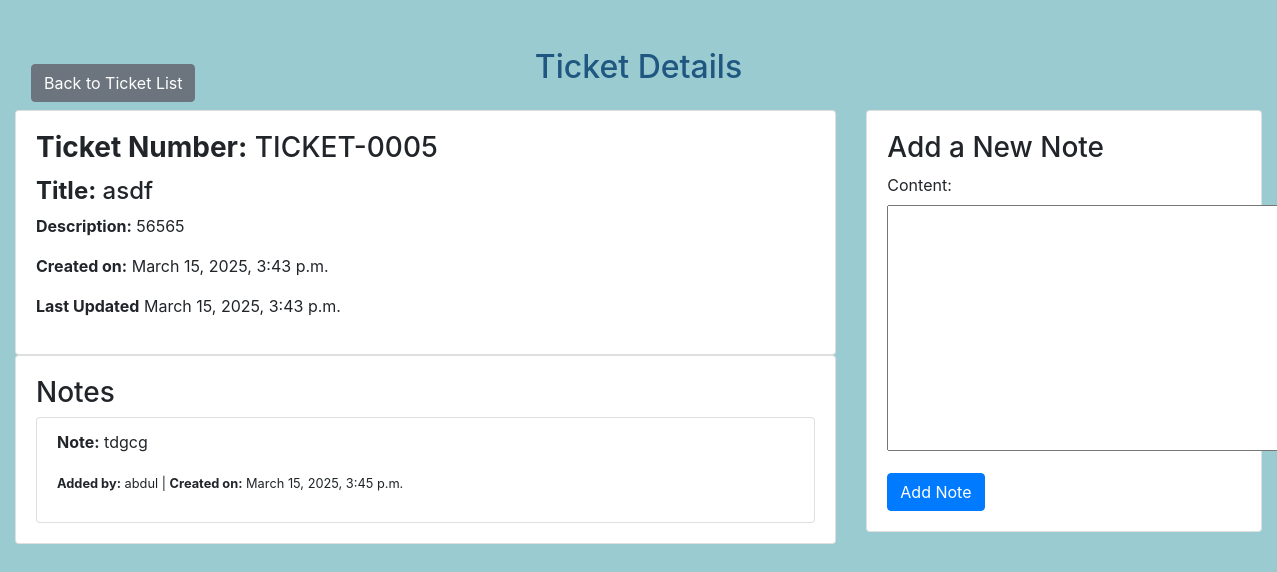
Screenshot of /tickets/12/ (signed in) with the database file from the repository.
### supportticketssystem/models.py (models this page shows, shortened)
class Ticket(models.Model):
    STATUS_CHOICES = [
        ('open', 'Open'),
        ('closed', 'Closed'),
    ]
    ticket_number = models.CharField(max_length=20, unique=True, blank=True)
    title = models.CharField(max_length=255)
    description = models.TextField()
    status = models.CharField(max_length=10, choices=STATUS_CHOICES, default='open')
    created_at = models.DateTimeField(auto_now_add=True)
    last_updated_at = models.DateTimeField(auto_now=True)
    user = models.ForeignKey(CustomUser, on_delete=models.CASCADE)

class Note(models.Model):
    ticket = models.ForeignKey(Ticket, on_delete=models.CASCADE, related_name="notes")
    user = models.ForeignKey(CustomUser, on_delete=models.CASCADE)
    content = models.TextField()
    created_at = models.DateTimeField(auto_now_add=True)

class CustomUser(AbstractUser):
    email = models.EmailField(unique=True)  # Ensure email is unique
    is_staff = models.BooleanField(default=False)

### supportticketssystem/views.py (the view, shortened to what this page needs)
# urls.py: path('tickets/<int:pk>/', TicketDetailView.as_view(), name='ticket-detail'),
@method_decorator([login_required, never_cache], name="dispatch")
class TicketDetailView(View):
    model = Ticket
    template_name = 'supportticketssystem/ticket_detail.html'
    def get(self, request, **kwargs):
        ticket = get_object_or_404(Ticket, pk=kwargs['pk'])
        notes = Note.objects.filter(ticket=ticket).order_by('-created_at')
        form = NoteForm()
        return render(request, self.template_name, {
            'ticket': ticket,
            'note_form': form,
            'notes': notes,  # Pass the notes to the template
        })

### supportticketssystem/forms.py
class NoteForm(forms.ModelForm):
    class Meta:
        model = Note
        fields = ['content']  # Ensure this matches your model definitio

### supportticketssystem/templates/supportticketssystem/ticket_detail.html (shortened to what this page needs)
<!DOCTYPE html>
<html lang="en">
<head>
    <link rel="stylesheet" href="https://stackpath.bootstrapcdn.com/bootstrap/4.5.2/css/bootstrap.min.css">
</head>
<body>
    <div class="container-fluid mt-5 position-relative">
        <div class="position-fixed top-0 right-0 m-3">
            <a href="{% url 'ticket-list' %}" class="btn btn-secondary">Back to Ticket List</a>
        </div>
        <h2 class="my-4 text-center heading-text">Ticket Details</h2>
        <div class="row">
            <div class="col-md-8 mb-4">
                <div class="card">
                    <div class="card-body">
                        <h3 class="card-title"><strong>Ticket Number:</strong> {{ ticket.ticket_number }}</h3>
                        <h4><strong>Title:</strong> {{ ticket.title }}</h4>
                        <p><strong>Description:</strong> {{ ticket.description }}</p>
                        <p><strong>Created on:</strong> {{ ticket.created_at }}</p>
                        <p><strong>Last Updated</strong> {{ticket.last_updated_at}}</p>
                    </div>
                </div>
                <div class="card mb-4">
                    <div class="card-body">
                        <h3>Notes</h3>
                        {% if notes %}
                        <ul class="list-group">
                            {% for note in notes %}
                            <li class="list-group-item">
                                <p><strong>Note:</strong> {{ note.content }}</p>
                                <p><small><strong>Added by:</strong> {{ note.user.username }} |
                                        <strong>Created on:</strong> {{ note.created_at }}</small></p>
                            </li>
                            {% endfor %}
                        </ul>
                        {% else %}
                        <p>No notes yet.</p>
                        {% endif %}
                    </div>
                </div>
            </div>
            <div class="col-md-4 mb-4">
                <div class="card">
                    <div class="card-body">
                        <h3>Add a New Note</h3>
                        <form method="post">
                            <div class="form-group">
                                {{ note_form.as_p }}
                            </div>
                            <button type="submit" class="btn btn-primary">Add Note</button>
                        </form>
                    </div>
                </div>
            </div>
        </div>
    </div>
</body>
</html>

### supportticketssystem/templates/supportticketssystem/ticket_detail.html (style rules this page uses)
body { background-color: #9ACBD0; background-size: cover; background-position: center; min-height: 100vh; background-attachment: fixed; overflow: auto; }
.heading-text { color: #205781; }

### rows the page displays
Ticket: ticket_number "TICKET-0005", title "asdf", description "56565", created_at "March 15, 2025, 3:43 p.m.", last_updated_at "March 15, 2025, 3:43 p.m."
Note: content "tdgcg", user.username "abdul", created_at "March 15, 2025, 3:45 p.m."
